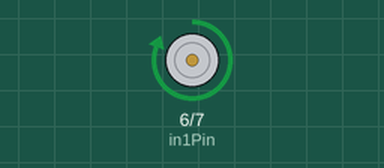
Simulated run of this sketch. Board: ESP32-S3. On the bench: motor-driver pin pairs drawn as motors (green arrow = first pin HIGH = forward, orange = second pin HIGH = backward, longer = more drive).

Above: at 1.0 s.
At 5.0 s:
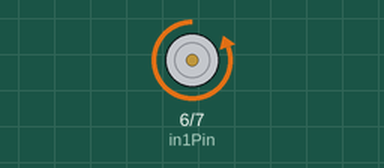
At 7.0 s:
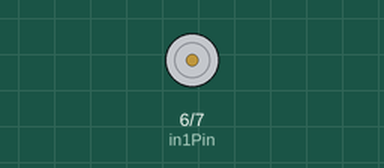
Timing chart, 0 to 10.4 s (numbered marks = the images above):
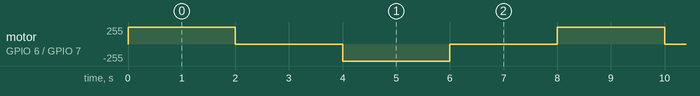

The sketch:

Potentiometer_DC_Motor_L293D.ino
```cpp
#define in1Pin 6
#define in2Pin 7

void setup() {
  // put your setup code here, to run once:
  pinMode(in1Pin, OUTPUT);
  pinMode(in2Pin, OUTPUT);

  // Initially, set motor to stop
  digitalWrite(in1Pin, LOW);
  digitalWrite(in2Pin, LOW);
}

void loop() {
  // put your main code here, to run repeatedly:
  digitalWrite(in1Pin, HIGH);
  digitalWrite(in2Pin, LOW);
  delay(2000);

  // STOP

  digitalWrite(in1Pin, LOW);
  digitalWrite(in2Pin, LOW);
  delay(2000);

  digitalWrite(in1Pin, LOW);
  digitalWrite(in2Pin, HIGH);
  delay(2000);

  digitalWrite(in1Pin, LOW);
  digitalWrite(in2Pin, LOW);
  delay(2000);
}
```

Measured:
- by itself, motor on GPIO 6 (in1Pin) / GPIO 7 (in2Pin): repeats every 8.0 s: stopped 2.0 s, backward 255/255 2.0 s, stopped 2.0 s, forward 255/255 2.0 s
